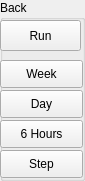
  <widget class="QGroupBox" name="backupBox">
   <property name="geometry">
    <rect>
     <x>90</x>
     <y>290</y>
     <width>85</width>
     <height>181</height>
    </rect>
   </property>
   <property name="title">
    <string>Back</string>
   </property>
   <widget class="QPushButton" name="runBackButton">
    <property name="geometry">
     <rect>
      <x>0</x>
      <y>20</y>
      <width>81</width>
      <height>31</height>
     </rect>
    </property>
    <property name="text">
     <string>Run</string>
    </property>
   </widget>
   <widget class="QPushButton" name="backWeekButton">
    <property name="geometry">
     <rect>
      <x>0</x>
      <y>60</y>
      <width>83</width>
      <height>28</height>
     </rect>
    </property>
    <property name="text">
     <string>Week</string>
    </property>
   </widget>
   <widget class="QPushButton" name="backDayButton">
    <property name="geometry">
     <rect>
      <x>0</x>
      <y>90</y>
      <width>83</width>
      <height>28</height>
     </rect>
    </property>
    <property name="text">
     <string>Day</string>
    </property>
   </widget>
   <widget class="QPushButton" name="backHoursButton">
    <property name="geometry">
     <rect>
      <x>0</x>
      <y>120</y>
      <width>83</width>
      <height>28</height>
     </rect>
    </property>
    <property name="text">
     <string>6 Hours</string>
    </property>
   </widget>
   <widget class="QPushButton" name="backStepButton">
    <property name="geometry">
     <rect>
      <x>0</x>
      <y>150</y>
      <width>83</width>
      <height>28</height>
     </rect>
    </property>
    <property name="text">
     <string>Step</string>
    </property>
   </widget>
  </widget>
